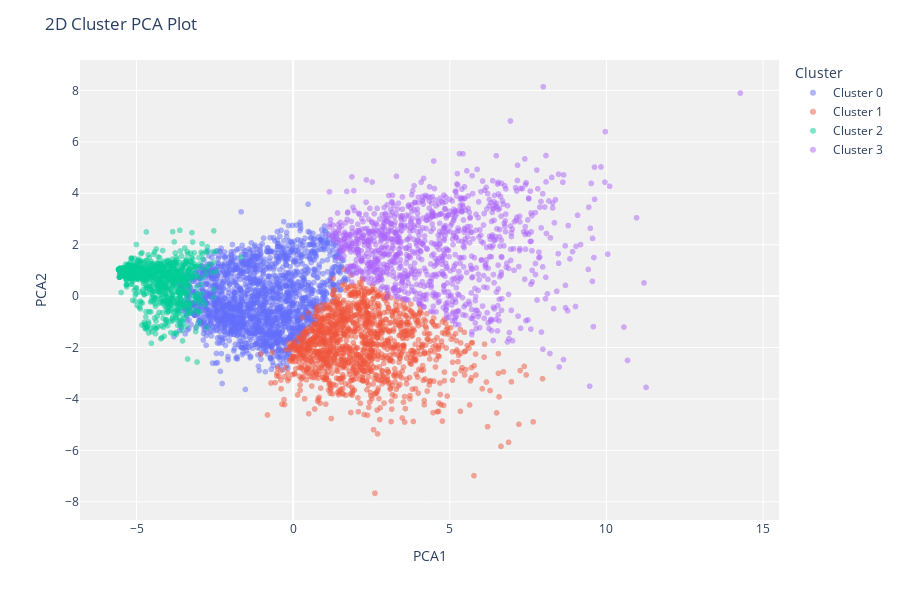

Notebook source saved alongside this figure:
### Code cell
pycc.plot_model(best_model, plot='cluster')

### Figure 1 — Plotly figure (JSON) as saved in the notebook; plotly's stock layout.template omitted (floating-point values rounded to 4 significant figures; data arrays with more than 128 entries replaced by an {"elided": "..."} marker saying what was removed)
{"data": [{"customdata": {"elided": "1900x1 str values"}, "hovertemplate": "Cluster=Cluster 0<br>PCA1=%{x}<br>PCA2=%{y}<br>Feature=%{customdata[0]}<extra></extra>", "legendgroup": "Cluster 0", "marker": {"color": "#636efa", "opacity": 0.5, "symbol": "circle"}, "mode": "markers", "name": "Cluster 0", "showlegend": true, "textposition": "top center", "type": "scattergl", "x": {"elided": "1900 float values"}, "xaxis": "x", "y": {"elided": "1900 float values"}, "yaxis": "y"}, {"customdata": {"elided": "1318x1 str values"}, "hovertemplate": "Cluster=Cluster 1<br>PCA1=%{x}<br>PCA2=%{y}<br>Feature=%{customdata[0]}<extra></extra>", "legendgroup": "Cluster 1", "marker": {"color": "#EF553B", "opacity": 0.5, "symbol": "circle"}, "mode": "markers", "name": "Cluster 1", "showlegend": true, "textposition": "top center", "type": "scattergl", "x": {"elided": "1318 float values"}, "xaxis": "x", "y": {"elided": "1318 float values"}, "yaxis": "y"}, {"customdata": {"elided": "1189x1 str values"}, "hovertemplate": "Cluster=Cluster 2<br>PCA1=%{x}<br>PCA2=%{y}<br>Feature=%{customdata[0]}<extra></extra>", "legendgroup": "Cluster 2", "marker": {"color": "#00cc96", "opacity": 0.5, "symbol": "circle"}, "mode": "markers", "name": "Cluster 2", "showlegend": true, "textposition": "top center", "type": "scattergl", "x": {"elided": "1189 float values"}, "xaxis": "x", "y": {"elided": "1189 float values"}, "yaxis": "y"}, {"customdata": {"elided": "1038x1 str values"}, "hovertemplate": "Cluster=Cluster 3<br>PCA1=%{x}<br>PCA2=%{y}<br>Feature=%{customdata[0]}<extra></extra>", "legendgroup": "Cluster 3", "marker": {"color": "#ab63fa", "opacity": 0.5, "symbol": "circle"}, "mode": "markers", "name": "Cluster 3", "showlegend": true, "textposition": "top center", "type": "scattergl", "x": {"elided": "1038 float values"}, "xaxis": "x", "y": {"elided": "1038 float values"}, "yaxis": "y"}], "layout": {"height": 600, "legend": {"title": {"text": "Cluster"}, "tracegroupgap": 0}, "margin": {"t": 60}, "plot_bgcolor": "rgb(240,240,240)", "title": {"text": "2D Cluster PCA Plot"}, "xaxis": {"anchor": "y", "domain": [0, 1], "title": {"text": "PCA1"}}, "yaxis": {"anchor": "x", "domain": [0, 1], "title": {"text": "PCA2"}}}}
